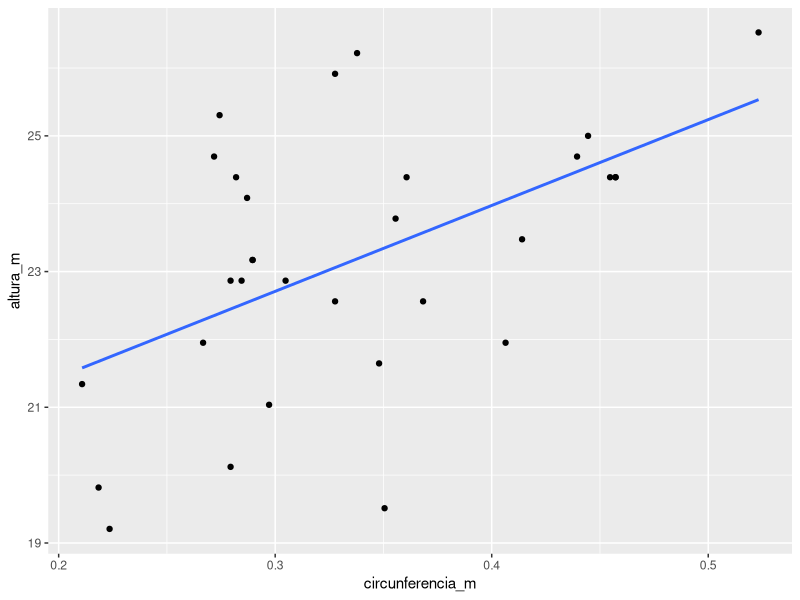
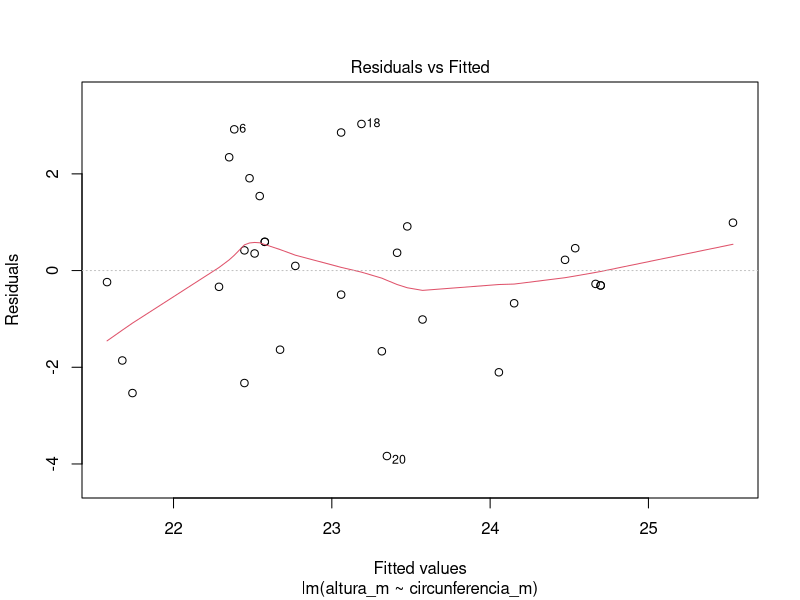
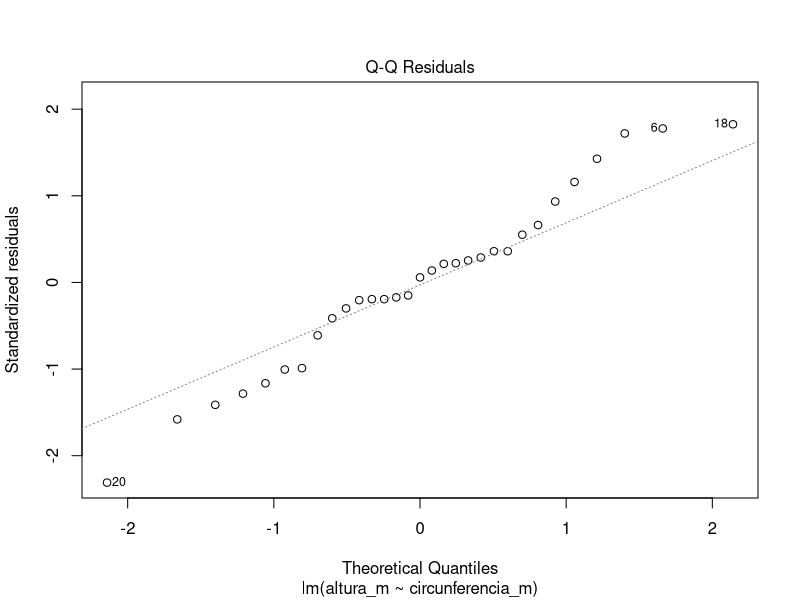
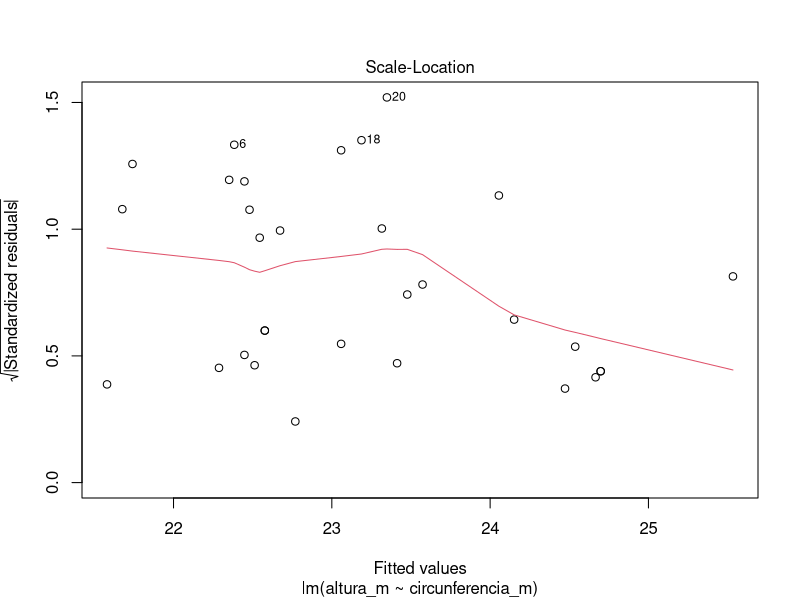
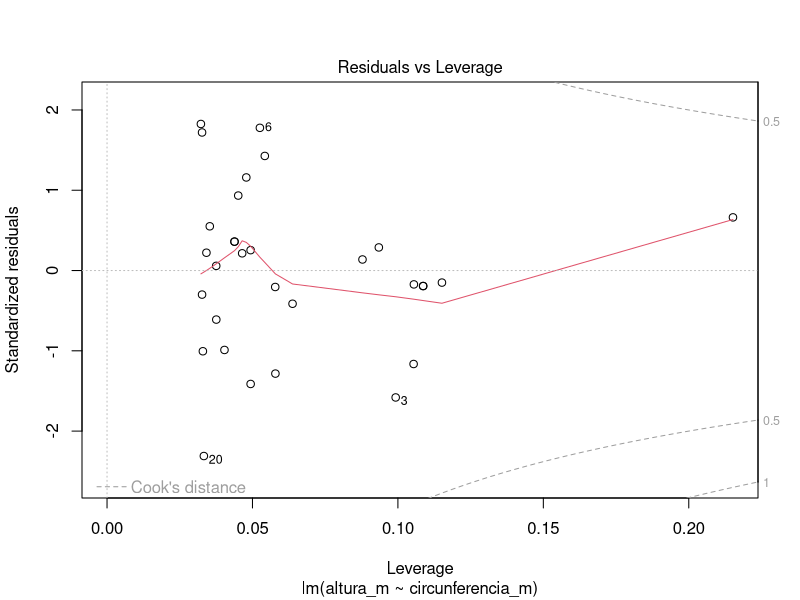
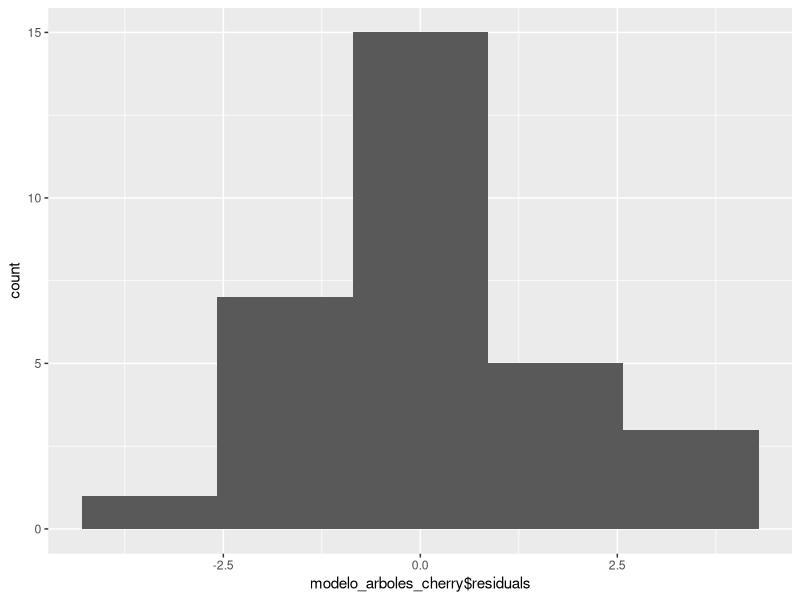
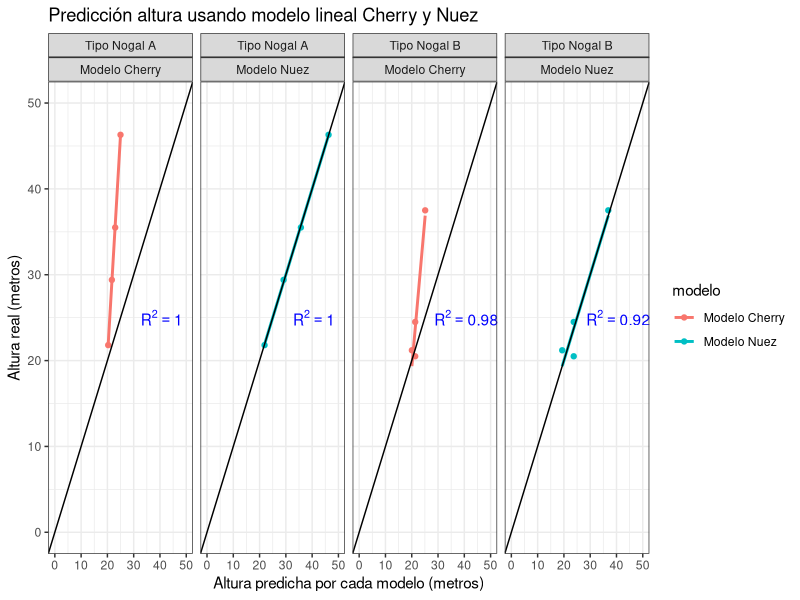

Generate these figures, in order, with R:
# Instalacion de paquetes -------------------------------------------------
# los paquetes se instalas solo una vez

# install.packages("tidyverse", "broom")

# Librerias ---------------------------------------------------------------
# Una vez instaladas, llamamos a cada libreria usando library()

library(tidyverse) 
library(broom) # libreria para ordenar datos estadisticos

# Info datos --------------------------------------------------------------

# Datos reales de arboles de guindas negras
# Unidades 
# * Girth : circunferencia (pulgadas)
# * Height: altura (pies)
# * Volume: volumen (pies cubicos)

# Cargar datos ------------------------------------------------------------

data(trees)

# Un poco de limpieza -----------------------------------------------------

# Debemos hacer un informe en español y con unidades de medida en metro

arboles <- 
  trees %>%
  rename(circunferencia = Girth, # cambio el nombre de la variable
         altura = Height, # nombre nuevo = nombre viejo
         volumen =  Volume) %>% 
  mutate(circunferencia_m = circunferencia / 39.37, # hacemos aritmetica
         altura_m = altura / 3.28,
         volumen_m3 = circunferencia / 35.32)


# glimpse -----------------------------------------------------------------

glimpse(arboles)

# Glimpse usando ggplot ---------------------------------------------------

arboles %>% 
  ggplot(aes(x = circunferencia_m, # definimos el eje x
             y = altura_m)) + # definimos el eje y
  geom_point() + # creamos plot de puntos
  geom_smooth(method = "lm",
              se = FALSE) # no queremos intervalos de confianza


# Hacemos un poco de estadistica descriptiva ------------------------------

arboles %>% 
  summarise_at(vars(circunferencia_m:volumen_m3), #seleccionar vars
               list(promedio = mean, # le indicamos la lista de funciones
                    desv = sd,
                    min = min,
                    max = max))

# Creamos el modelo -------------------------------------------------------

# lm(formula = y ~ x, data = mis_datos)

modelo_arboles_cherry <- lm(altura_m ~ circunferencia_m, data = arboles)

modelo_arboles_cherry

# Revisamos la funcion  ---------------------------------------------------

modelo_arboles_cherry$coefficients # intercepto (b0) y pendiente (b1)

modelo_arboles_cherry$residuals # diferencia entre los valores observados y los predichos 

modelo_arboles_cherry$fitted.values # valores predichos 

# Revisamos los residuales ------------------------------------------------

plot(modelo_arboles_cherry)

# Residuals vs Fitted: Una relación lineal mostrará aquí una línea roja horizontal.
# Las desviaciones de una línea horizontal sugieren no linealidad. 
# 
# Normal Q-Q: comprueba si los residuos del modelo se distribuyen normalmente.
# Los puntos del modelo ajustado se sitúan a lo largo de la línea discontinua del gráfico.
# 
# Scale-Location: comprueba la homocedasticidad del modelo. Una línea roja horizontal
# con puntos repartidos por igual indica un modelo bien ajustado.
# 
# Residuals vs Leverage: identifica valores atípicos que pueden afectar al modelo.
# Su inclusión o exclusión del análisis puede afectar a los resultados del mismo. 
# standardized residuals superiores a 3 o inferiores a -3 deben considerarse valores atípicos.

# Revisemos residuales con ggplot -----------------------------------------

ggplot(modelo_arboles_cherry, # datos
       aes(x = modelo_arboles_cherry$residuals)) + #geom_histogram solo requiere x
  geom_histogram(bins = 5) # argumento para agrupar y contar

# aca gatillamos un error al no asignar y

# ggplot(modelo_arboles_cherry,
#        aes(x = modelo_arboles_cherry$residuals)) +
#   geom_point()

# Usemos broom ------------------------------------------------------------

broom::tidy(modelo_arboles_cherry) # misma informacion que summary()

broom::glance(modelo_arboles_cherry) # mas detalle summary(), incluye r2

# Usemos el modelo que creamos con otros datos ----------------------------

arboles_nuez <- data.frame("altura_m" = c(21.8, 29.4, 35.5, 46.3, 37.5, 20.5, 21.2, 24.5),
                             "circunferencia_m" = c(0.11, 0.22, 0.32, 0.48, 0.49, 0.19, 0.09, 0.19),
                             "arbol_tipo" = c("a", "a", "a", "a", "b", "b", "b", "b"))

glimpse(arboles_nuez)


# Tengo nogales, quiero probar el modelo de guindas ------------------------

class(modelo_arboles_cherry) # tenemos un objeto tipo modelo

predict(modelo_arboles_cherry, # objeto tipo modelo
        newdata = arboles_nuez) # nuevos datos

# Hacemos uso de tidyverse para ordenar datos -----------------------------

arboles_nuez_analisis <-
  arboles_nuez  %>% 
  mutate(altura_ml_cherry = predict(modelo_arboles_cherry,
                                           newdata = arboles_nuez))

# veamos la funcion cor()

cor(arboles_nuez_analisis$altura_ml_cherry,
    arboles_nuez_analisis$altura_m,
    method = "pearson")

# hagamos cor() y otras funciones a mano usando tidy y grupos -------------

arboles_nuez_ml_cherry <-
arboles_nuez_analisis %>% 
group_by(arbol_tipo) %>% 
summarise(RMSE = mean((altura_m - altura_ml_cherry)^2),
         r.pearson = cor(altura_ml_cherry,altura_m),
         r.cuadrado = sqrt(cor(altura_ml_cherry,altura_m)),
         prediccion_modelo = "altura_ml_cherry")

# Que tal si hacemos un nuevo lm() por cada tipo de arbol -----------------

arboles_nuez_ml <-
  arboles_nuez_analisis %>%  # creamos listas por tipo de arbol
  nest(datos = -arbol_tipo) %>%
  # creamos un modelo lineal para cada pais (ml)
  # creamos un modelo limpio (tidy_ml)
  # extraemos metricas (glance_ml)
  mutate(
    ml_nuez = map(datos,
             ~ lm(altura_m ~
                    circunferencia_m, data = .)),
    altura_ml_nuez = map2(.x = ml_nuez, .y = datos, ~predict(object = .x, newdata = .y)),
    tidy_ml = map(ml_nuez , tidy),
    glance_ml = map(ml_nuez , glance)
  )

# extraemos el detalle de tidy_modelo
# aca podemos ver el intercepto y coeficientes de la regresion
arboles_nuez_ml %>% 
  unnest(tidy_ml)

# extraemos el detalle de glance_modelo
# aca podemos ver el R cuadrado y error residual de cada modelo
arboles_nuez_ml %>% 
  unnest(glance_ml)


# Preparemos informacion para un plot -------------------------------------

arboles_nuez_ml_info <-
arboles_nuez_ml %>% 
  unnest(glance_ml) %>% 
  select(arbol_tipo, r.squared) %>% 
  rename(r.cuadrado = r.squared) %>% 
  mutate(prediccion_modelo = "altura_ml_nuez")


datos_r_plot <-
full_join(arboles_nuez_ml_info, arboles_nuez_ml_cherry) %>% 
  select(arbol_tipo,
         r.cuadrado,
         prediccion_modelo) %>% 
  mutate(r.cuadrado = round(r.cuadrado,2))
  
# Hagamos un plot final ---------------------------------------------------

arboles_nuez_ml %>% 
  select(arbol_tipo, datos, altura_ml_nuez) %>% 
  unnest(cols = c(datos,  altura_ml_nuez)) %>% 
  pivot_longer(cols = altura_ml_cherry:altura_ml_nuez,
               names_to = "prediccion_modelo",
               values_to = "altura_predicha")  %>% 
  left_join(datos_r_plot) %>% 
  ggplot(aes(x = altura_predicha,
             y = altura_m,
             color = prediccion_modelo)) +
  scale_color_discrete(name = "modelo", label = c("Modelo Cherry","Modelo Nuez")) +
  geom_point() +
  geom_smooth(method = "lm",
              se = FALSE) +
  geom_abline() +
  geom_text(x = 40, y = 25,
            aes(label = paste0("~R^{2} == ", r.cuadrado)), #forma de escribir al cuadrado
            parse = TRUE, # para que transforme a R2
            color = 'blue', # color
            check_overlap = TRUE) + # para que se vea bien 
  xlim(0, 50) + # limites eje x
  ylim(0, 50) + # limites eje y
  facet_grid(. ~ arbol_tipo + prediccion_modelo,
             labeller = as_labeller(c(altura_ml_cherry="Modelo Cherry",
                                      altura_ml_nuez="Modelo Nuez",
                                      a = "Tipo Nogal A",
                                      b = "Tipo Nogal B"))) +
  labs(x = "Altura predicha por cada modelo (metros)",
       y = "Altura real (metros)",
       title = "Predicción altura usando modelo lineal Cherry y Nuez") +
  theme_bw()
  



